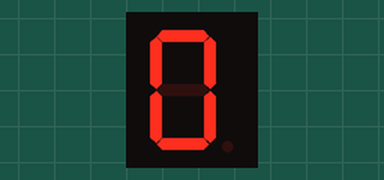
This program was run on a simulated Raspberry Pi (header pin numbers). On the bench: 1-digit seven-segment display. Random numbers come from a fixed seed; the segment pins are drawn as the display they are named for.

Above: at 0.3 s.
At 5.1 s:
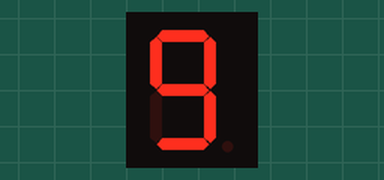
At 10.2 s:
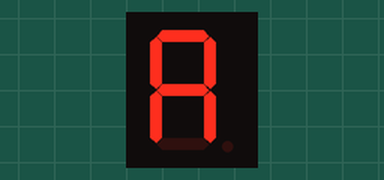
At 20.1 s:
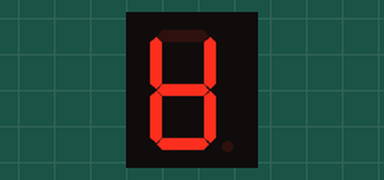
At 29.7 s:
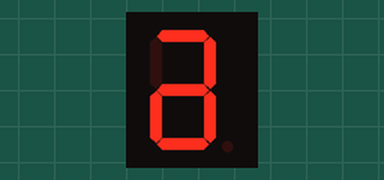
At 39.9 s:
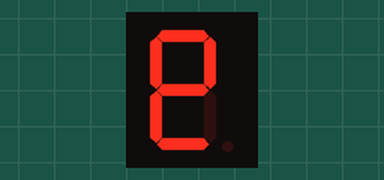

The program:

run.py
```python
#!/usr/bin/env python

import random
from time import sleep

import RPi.GPIO as GPIO

def display(counter):
    GPIO.output(leds, num[counter])

def setup(lights):
    GPIO.setmode(GPIO.BOARD)
    GPIO.setup(lights, GPIO.OUT, initial=GPIO.LOW)

def next(history, segments):
    next = random.choice([n for n in segments if history in segments[n]])
    return (history[1], next)

if __name__ == '__main__':
    a, b, c, d, e, f, g  =  21,  23,  24,  22,  18,  19,  15
    leds = [a, b, c, d, e, f, g]

    segments = {
        a: [(c, b), (g, b), (e, f), (g, f)],
        b: [(f, a), (d, c), (e, g), (f, g)],
        c: [(a, b), (e, d), (e, g), (f, g)],
        d: [(b, c), (g, c), (f, e), (g, e)],
        e: [(c, d), (a, f), (b, g), (c, g)],
        f: [(b, a), (d, e), (b, g), (c, g)],
        g: [(a, b), (d, c), (d, e), (a, f)]
    }

    setup(leds)

    history = (e, f)

    try:
        while True:
            history = next(history, segments)

            GPIO.output(history[0], GPIO.LOW)
            GPIO.output(history[1], GPIO.HIGH)

            sleep(0.1)

    except KeyboardInterrupt:
        pass
    finally:
        GPIO.cleanup()
```
